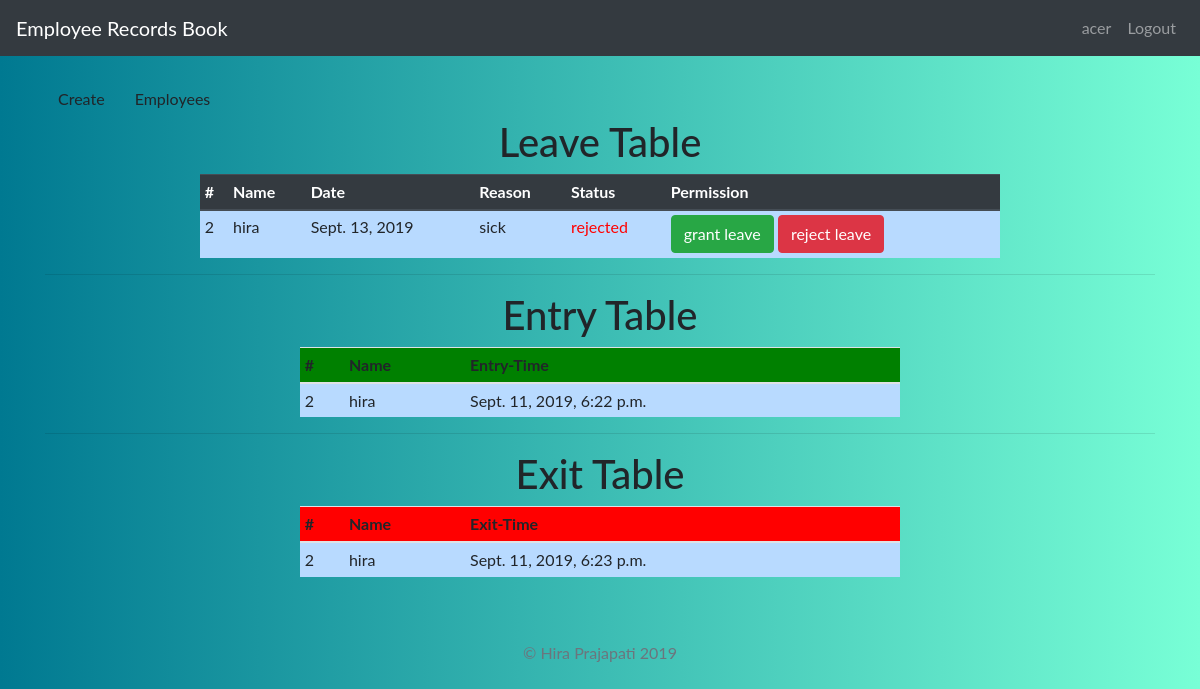
The app's page /home/ (signed in) with its own data.
### main/models.py (models this page shows)
class Leave(models.Model):
    user = models.ForeignKey(User, on_delete=models.CASCADE)
    date = models.DateField()
    reason = models.TextField()
    status = models.CharField(max_length=50, default="pending...",blank=True)

class Entry(models.Model):
    user = models.ForeignKey(User, on_delete=models.CASCADE)
    start_time = models.DateTimeField(auto_now_add=True, blank=True)

class Exit(models.Model):
    user = models.ForeignKey(User, on_delete=models.CASCADE)
    end_time = models.DateTimeField(auto_now_add=True, blank=True)

### main/views.py (the view)
# urls.py: 2. Add a URL to urlpatterns:  path('', views.home, name='home')
@permission_required('is_superuser', raise_exception=True)
def home(request):
    employee = Employee.objects.all()
    leave = Leave.objects.all()
    entry = Entry.objects.all()
    exit = Exit.objects.all()
    context = {
        'employee': employee,
        'leave': leave,
        'entry': entry,
        'exit': exit,
    }
    return render(request, 'main/home.html', context)

### main/templates/main/home.html (shortened to what this page needs)
{% extends 'base.html' %}
{% block content %}
<br>
<a type="button" class="btn" href="/create">Create</a>
<a type="button" class="btn" href="/employee">Employees</a>
<br>
<h1 align="center">Leave Table</h1>
<table align="center" class="table table-sm" id="user-tables" style="max-width: 800px;max-height: 400px;">
    <thead class="thead-dark">
        <tr>
            <th>#</th>
            <th>Name</th>
            <th>Date</th>
            <th>Reason</th>
            <th>Status</th>
            <th>Permission</th>
        </tr>
    </thead>
    <tbody class="table-ko-body table-primary" id="myTables">
        {% for leave in leave %}
        <tr id="leave">
        <td>{{ leave.user.id }}</td>
        <td>{{ leave.user }}</td>
        <td>{{ leave.date }}</td>
        <td>{{ leave.reason }}</td>
        <td style="color:red;">{{leave.status}}</td>
        <td><a type="button" href="/grant/{{leave.id}}" class="btn btn-success">grant leave</a> <a type="button" href="/reject/{{leave.id}}" class="btn btn-danger">reject leave</a></td>
        </tr>
    {% endfor %}
    </tbody>
</table>
<hr>
<h1 align="center">Entry Table</h1>
<table align="center" class="table table-sm" id="user-table" style="max-width: 600px;max-height: 400px;">
    <thead style="background-color:green;">
        <tr>
            <th>#</th>
            <th>Name</th>
            <th>Entry-Time</th>
        </tr>
    </thead>
    <tbody class="table-ko-body table-primary" id="myTable">
        {% for entry in entry.all %}
        <tr>
        <td>{{ entry.user.id }}</td>
        <td>{{ entry.user }}</td>
        <td>{{ entry.start_time }}</td>
        </tr>
         {% endfor %}
    </tbody>
</table>
<hr>
<h1 align="center">Exit Table</h1>
<table align="center" class="table table-sm" id="user-tabless" style="max-width: 600px;max-height: 400px;">
    <thead style="background-color:red;">
        <tr>
            <th>#</th>
            <th>Name</th>
            <th>Exit-Time</th>
        </tr>
    </thead>
    <tbody class="table-ko-body table-primary" id="myTabless">
        {% for exit in exit.all %}
        <tr>
        <td>{{ exit.user.id }}</td>
        <td>{{ exit.user }}</td>
        <td>{{ exit.end_time }}</td>
        </tr>
         {% endfor %}
    </tbody>
</table>
{% endblock %}

### employee/templates/employee/base.html (shortened to what this page needs)
<!DOCTYPE html>
<html>
<head>
    <link rel="stylesheet" href="https://stackpath.bootstrapcdn.com/bootstrap/4.3.1/css/bootstrap.min.css">
</head>
<body>
{% load staticfiles %}
<div class="sticky-top">
<nav class="navbar navbar-expand-lg navbar-dark bg-dark" id="nav">
    <a class="navbar-brand" href="/"> Employee Records Book</a>
    <div class="collapse navbar-collapse">
         {% if user.is_authenticated %}
        <ul class="navbar-nav ml-auto">
            <li class="nav-item">
        <a class="nav-link">{{user.username}}</a>
      </li>
     <li class="nav-item">
        <a class="nav-link" href="javascript:{document.getElementById('logout').submit()}" onclick="">Logout</a>
      </li>
        </ul>
    {% else %}
        <ul class="navbar-nav ml-auto">
            <li class="nav-item">
        <a class="nav-link" href="/login">Login</a>
      </li>
        </ul>
        {%endif%}
    </div>
</nav>
    </div>
<div class="container">
    {% block content%}
    {% endblock %}
</div>
<br>
<br>
<footer class="text-muted">
  <div class="container text-center">
    <p>© Hira Prajapati {% now "Y" %}</p>
  </div>
</footer>
</body>
</html>

### employee/templates/employee/base.html (style rules this page uses)
body { margin: 0; font-family: "Lato", sans-serif; background: -webkit-linear-gradient(left, #007991, #78ffd6); }

### records on screen
Leave: user.id "2", user "hira", date "Sept. 13, 2019", reason "sick", status "rejected"
Entry: user.id "2", user "hira", start_time "Sept. 11, 2019, 6:22 p.m."
Exit: user.id "2", user "hira", end_time "Sept. 11, 2019, 6:23 p.m."

### other values on screen
{{ user.username }} "acer"
